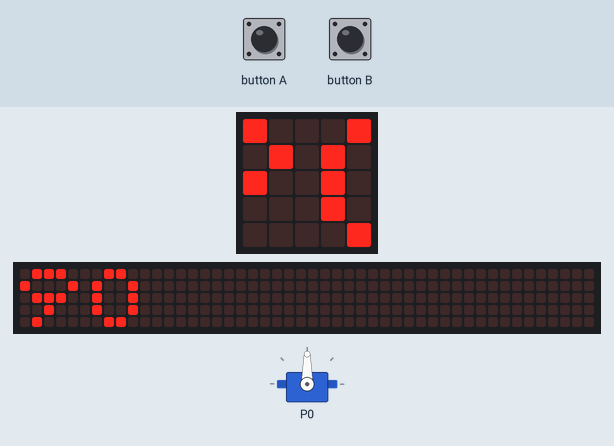
This program was run on a simulated BBC micro:bit (MakeCode). Shown: the board's 5×5 LED display, a strip that is not on the board, showing the scrolling text unrolled, servo. The test bench sets the inputs (shaded band). The 48×5 strip is a reading aid, not a part: it shows the text the display is scrolling, unrolled, one strip-width of it at a time.

Above: at 8.47 s.
8.5 s: button A pressed for 0.15 s
9.2 s: button B pressed for 0.15 s
9.9 s: button A pressed for 0.15 s
At 10.27 s:
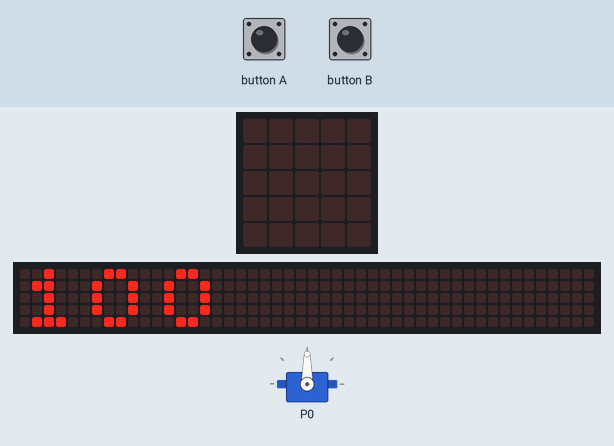
10.6 s: button A pressed 2 times (0.12 s each, 0.3 s apart)
At 14.09 s:
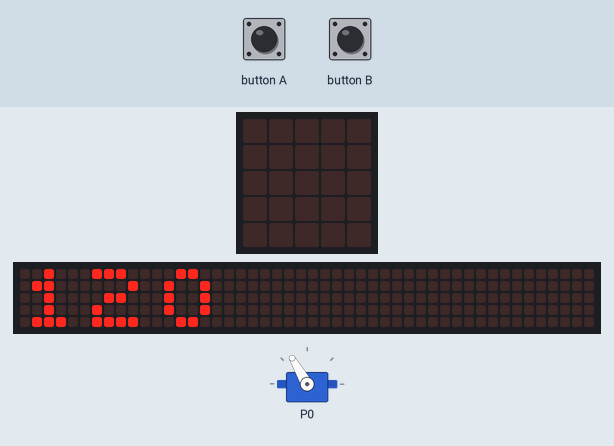
14.2 s: button B pressed for 0.15 s
14.9 s: button B pressed 5 times (0.12 s each, 0.3 s apart)
At 20.2 s:
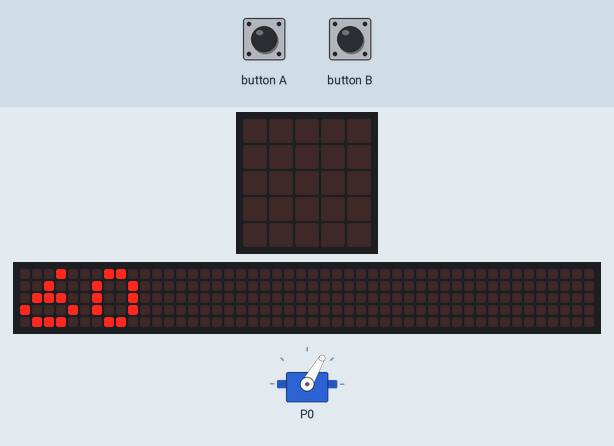
Timing chart, 0 to 20.4 s (numbered marks = the images above; inputs shaded):
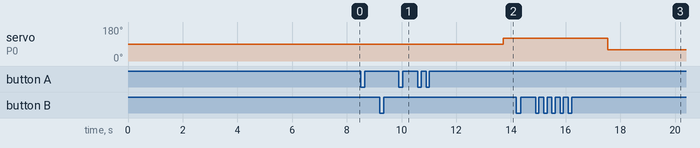

Measured:
- after the input at 10.6 s, servo on P0: 90° → 120° after 3.1 s
- after the input at 14.9 s, servo on P0: 120° → 60° after 2.6 s

The program:

main.ts
```typescript
input.onButtonPressed(Button.A, function () {
    Angle = Math.min(Angle + 10, 180)
})
input.onButtonPressed(Button.B, function () {
    Angle = Math.max(Angle - 10, 0)
})
let Angle = 0
basic.showString("Servo-3")
Angle = 90
servos.P0.setAngle(90)
servos.P0.setStopOnNeutral(true)
basic.forever(function () {
    basic.showNumber(Angle)
    servos.P0.setAngle(Angle)
    basic.pause(200)
})
```

test.ts
```typescript
// les tests vont ici ; cela ne sera pas compilé si ce paquet est utilisé en tant qu'extension.
```
